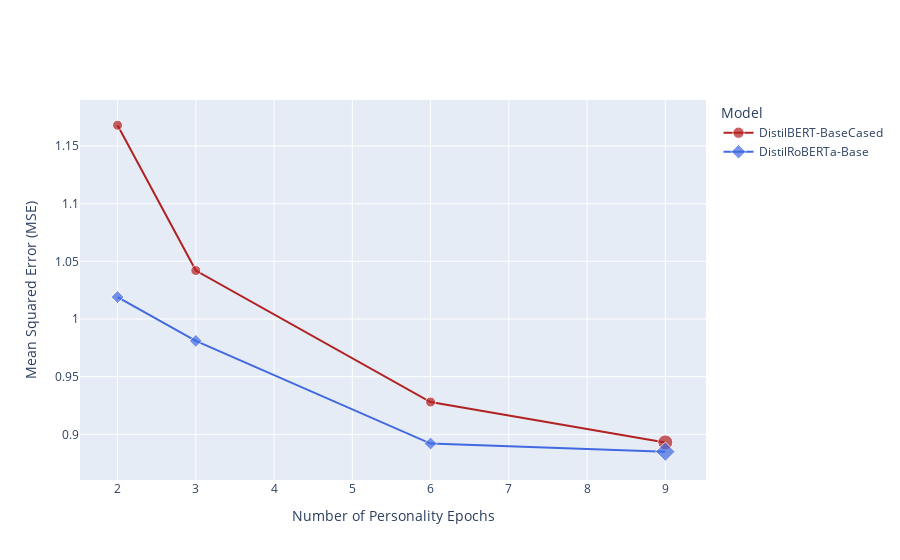

The code cell stored with this chart in its notebook:
### Code cell
import plotly.graph_objects as go

# Add data
num_epochs = [2, 3, 6, 9]
distilbert_scores = [1.168, 1.042, 0.928, 0.893]
distilroberta_scores = [1.019, 0.981, 0.892, 0.885]

fig = go.Figure()

# Create traces for each model
fig.add_trace(go.Scatter(x=num_epochs, y=distilbert_scores, name='DistilBERT-BaseCased', mode='lines+markers',
                         marker=dict(size=[10, 10, 10, 15], color='firebrick', symbol='circle')))
fig.add_trace(go.Scatter(x=num_epochs, y=distilroberta_scores, name='DistilRoBERTa-Base', mode='lines+markers',
                         marker=dict(size=[10, 10, 10, 15], color='royalblue', symbol='diamond')))


fig.update_layout(
                  xaxis_title='Number of Personality Epochs',
                  yaxis_title='Mean Squared Error (MSE)',
                  legend_title='Model')
fig.show()

### Figure 1 — Plotly figure (JSON) as saved in the notebook; plotly's stock layout.template omitted (floating-point values rounded to 4 significant figures)
{"data": [{"marker": {"color": "firebrick", "size": [10, 10, 10, 15], "symbol": "circle"}, "mode": "lines+markers", "name": "DistilBERT-BaseCased", "type": "scatter", "x": [2, 3, 6, 9], "y": [1.168, 1.042, 0.928, 0.893]}, {"marker": {"color": "royalblue", "size": [10, 10, 10, 15], "symbol": "diamond"}, "mode": "lines+markers", "name": "DistilRoBERTa-Base", "type": "scatter", "x": [2, 3, 6, 9], "y": [1.019, 0.981, 0.892, 0.885]}], "layout": {"legend": {"title": {"text": "Model"}}, "xaxis": {"title": {"text": "Number of Personality Epochs"}}, "yaxis": {"title": {"text": "Mean Squared Error (MSE)"}}}}
